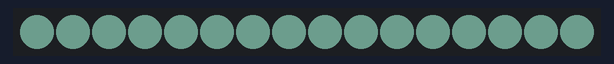
A sketch run on a simulated Arduino Uno, built with avr-gcc and run on an emulated ATmega328P. Parts: 16 RGB LEDs in strip order, left to right. Dim RGB values are drawn brighter than linear; random numbers use the default seed unless the sketch sets one.

Above: at 0.1 s.
At 9.6 s:
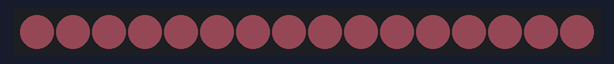
At 19.6 s:
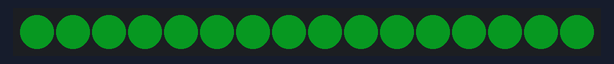
At 24.1 s:
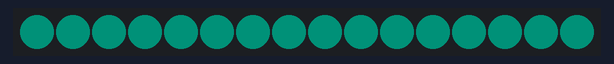
At 29.6 s:
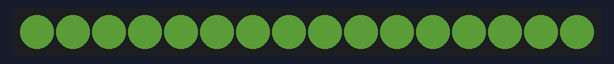
At 39.2 s:
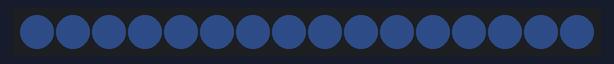

Measured:
- what the display in image 1 shows lasts 0.5 s, from 9.5 s to 10.0 s

The sketch:

random_raw.ino
```cpp
#include <Adafruit_NeoPixel.h>

#define PIN 0

Adafruit_NeoPixel strip = Adafruit_NeoPixel(16, PIN);

void setup() {
  strip.begin();
  strip.setBrightness(30);
}

// Randomly give the same color to all pixels.
//
// An experiment that does not use the Wheel helper function.
//
// This tends toward white colors, as it is likely that all three rgb will get
// real values.
//
// Try different default brightness settings and different MAX_RGB.
#define MAX_RGB 256
void loop() {
  uint8_t r = random(MAX_RGB);
  uint8_t g = random(MAX_RGB);
  uint8_t b = random(MAX_RGB);
  uint8_t i;
  for (i=0; i<strip.numPixels(); i++) {
    strip.setPixelColor(i, r, g, b);
  }
  strip.show();
  delay(500);
}
```
